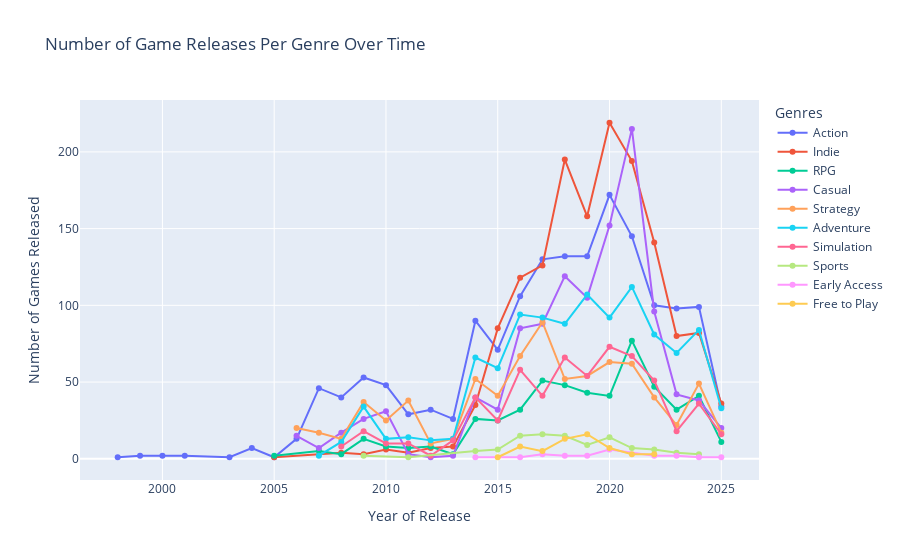

This figure's notebook cell:
### Code cell
# Genre popularity by release count over time

df_genre_analysis = df.copy()

df_genre_analysis.dropna(subset=['Genres'], inplace=True)

# --- Graph 1A: Genre Proliferation Over Time (Efficient Method) ---

# Group by year, then apply a function to count genres for that year's subset.
genre_counts_by_year = df_genre_analysis.groupby('Year released')['Genres'].apply(
    lambda x: x.str.split(',').explode().value_counts()
).reset_index()
genre_counts_by_year.columns = ['Year released', 'Genre', 'Count']

# Find the top 10 genres overall to keep the chart clean.
total_genre_counts = genre_counts_by_year.groupby('Genre')['Count'].sum()
top_10_genres = total_genre_counts.nlargest(10).index

# Filter the yearly data to only include these top genres.
df_top_genres_yearly = genre_counts_by_year[genre_counts_by_year['Genre'].isin(top_10_genres)]

df_top_genres = df_genre_analysis[df_genre_analysis['Genres'].isin(top_10_genres)]
# Group by year and genre, then count the number of games
genre_counts_by_year = df_top_genres.groupby(['Year released', 'Genres']).size().reset_index(name='count')


genre_popularity_fig = px.line(
    genre_counts_by_year,
    x='Year released',
    y='count',
    color='Genres',
    title='Number of Game Releases Per Genre Over Time',
    labels={'Year released': 'Year of Release', 'count': 'Number of Games Released'},
    markers=True,
    hover_name='Genres'
)

genre_popularity_fig.show()

### Figure 1 — Plotly figure (JSON) as saved in the notebook; plotly's stock layout.template omitted (floating-point values rounded to 4 significant figures)
{"data": [{"hovertemplate": "<b>%{hovertext}</b><br><br>Genres=Action<br>Year of Release=%{x}<br>Number of Games Released=%{y}<extra></extra>", "hovertext": ["Action", "Action", "Action", "Action", "Action", "Action", "Action", "Action", "Action", "Action", "Action", "Action", "Action", "Action", "Action", "Action", "Action", "Action", "Action", "Action", "Action", "Action", "Action", "Action", "Action", "Action", "Action"], "legendgroup": "Action", "line": {"color": "#636efa", "dash": "solid"}, "marker": {"symbol": "circle"}, "mode": "lines+markers", "name": "Action", "orientation": "v", "showlegend": true, "type": "scatter", "x": [1998, 1999, 2000, 2001, 2003, 2004, 2005, 2006, 2007, 2008, 2009, 2010, 2011, 2012, 2013, 2014, 2015, 2016, 2017, 2018, 2019, 2020, 2021, 2022, 2023, 2024, 2025], "xaxis": "x", "y": [1, 2, 2, 2, 1, 7, 1, 13, 46, 40, 53, 48, 29, 32, 26, 90, 71, 106, 130, 132, 132, 172, 145, 100, 98, 99, 34], "yaxis": "y"}, {"hovertemplate": "<b>%{hovertext}</b><br><br>Genres=Indie<br>Year of Release=%{x}<br>Number of Games Released=%{y}<extra></extra>", "hovertext": ["Indie", "Indie", "Indie", "Indie", "Indie", "Indie", "Indie", "Indie", "Indie", "Indie", "Indie", "Indie", "Indie", "Indie", "Indie", "Indie", "Indie", "Indie", "Indie"], "legendgroup": "Indie", "line": {"color": "#EF553B", "dash": "solid"}, "marker": {"symbol": "circle"}, "mode": "lines+markers", "name": "Indie", "orientation": "v", "showlegend": true, "type": "scatter", "x": [2005, 2008, 2009, 2010, 2011, 2012, 2013, 2014, 2015, 2016, 2017, 2018, 2019, 2020, 2021, 2022, 2023, 2024, 2025], "xaxis": "x", "y": [1, 4, 3, 6, 4, 7, 8, 35, 85, 118, 126, 195, 158, 219, 194, 141, 80, 82, 36], "yaxis": "y"}, {"hovertemplate": "<b>%{hovertext}</b><br><br>Genres=RPG<br>Year of Release=%{x}<br>Number of Games Released=%{y}<extra></extra>", "hovertext": ["RPG", "RPG", "RPG", "RPG", "RPG", "RPG", "RPG", "RPG", "RPG", "RPG", "RPG", "RPG", "RPG", "RPG", "RPG", "RPG", "RPG", "RPG", "RPG", "RPG"], "legendgroup": "RPG", "line": {"color": "#00cc96", "dash": "solid"}, "marker": {"symbol": "circle"}, "mode": "lines+markers", "name": "RPG", "orientation": "v", "showlegend": true, "type": "scatter", "x": [2005, 2007, 2008, 2009, 2010, 2011, 2012, 2013, 2014, 2015, 2016, 2017, 2018, 2019, 2020, 2021, 2022, 2023, 2024, 2025], "xaxis": "x", "y": [2, 5, 3, 13, 8, 7, 8, 3, 26, 25, 32, 51, 48, 43, 41, 77, 47, 32, 41, 11], "yaxis": "y"}, {"hovertemplate": "<b>%{hovertext}</b><br><br>Genres=Casual<br>Year of Release=%{x}<br>Number of Games Released=%{y}<extra></extra>", "hovertext": ["Casual", "Casual", "Casual", "Casual", "Casual", "Casual", "Casual", "Casual", "Casual", "Casual", "Casual", "Casual", "Casual", "Casual", "Casual", "Casual", "Casual", "Casual", "Casual", "Casual"], "legendgroup": "Casual", "line": {"color": "#ab63fa", "dash": "solid"}, "marker": {"symbol": "circle"}, "mode": "lines+markers", "name": "Casual", "orientation": "v", "showlegend": true, "type": "scatter", "x": [2006, 2007, 2008, 2009, 2010, 2011, 2012, 2013, 2014, 2015, 2016, 2017, 2018, 2019, 2020, 2021, 2022, 2023, 2024, 2025], "xaxis": "x", "y": [15, 7, 17, 26, 31, 3, 1, 2, 40, 32, 85, 88, 119, 105, 152, 215, 96, 42, 38, 20], "yaxis": "y"}, {"hovertemplate": "<b>%{hovertext}</b><br><br>Genres=Strategy<br>Year of Release=%{x}<br>Number of Games Released=%{y}<extra></extra>", "hovertext": ["Strategy", "Strategy", "Strategy", "Strategy", "Strategy", "Strategy", "Strategy", "Strategy", "Strategy", "Strategy", "Strategy", "Strategy", "Strategy", "Strategy", "Strategy", "Strategy", "Strategy", "Strategy", "Strategy", "Strategy"], "legendgroup": "Strategy", "line": {"color": "#FFA15A", "dash": "solid"}, "marker": {"symbol": "circle"}, "mode": "lines+markers", "name": "Strategy", "orientation": "v", "showlegend": true, "type": "scatter", "x": [2006, 2007, 2008, 2009, 2010, 2011, 2012, 2013, 2014, 2015, 2016, 2017, 2018, 2019, 2020, 2021, 2022, 2023, 2024, 2025], "xaxis": "x", "y": [20, 17, 13, 37, 25, 38, 10, 13, 52, 41, 67, 89, 52, 54, 63, 62, 40, 22, 49, 17], "yaxis": "y"}, {"hovertemplate": "<b>%{hovertext}</b><br><br>Genres=Adventure<br>Year of Release=%{x}<br>Number of Games Released=%{y}<extra></extra>", "hovertext": ["Adventure", "Adventure", "Adventure", "Adventure", "Adventure", "Adventure", "Adventure", "Adventure", "Adventure", "Adventure", "Adventure", "Adventure", "Adventure", "Adventure", "Adventure", "Adventure", "Adventure", "Adventure", "Adventure"], "legendgroup": "Adventure", "line": {"color": "#19d3f3", "dash": "solid"}, "marker": {"symbol": "circle"}, "mode": "lines+markers", "name": "Adventure", "orientation": "v", "showlegend": true, "type": "scatter", "x": [2007, 2008, 2009, 2010, 2011, 2012, 2013, 2014, 2015, 2016, 2017, 2018, 2019, 2020, 2021, 2022, 2023, 2024, 2025], "xaxis": "x", "y": [2, 11, 34, 13, 14, 12, 13, 66, 59, 94, 92, 88, 107, 92, 112, 81, 69, 84, 33], "yaxis": "y"}, {"hovertemplate": "<b>%{hovertext}</b><br><br>Genres=Simulation<br>Year of Release=%{x}<br>Number of Games Released=%{y}<extra></extra>", "hovertext": ["Simulation", "Simulation", "Simulation", "Simulation", "Simulation", "Simulation", "Simulation", "Simulation", "Simulation", "Simulation", "Simulation", "Simulation", "Simulation", "Simulation", "Simulation", "Simulation", "Simulation", "Simulation"], "legendgroup": "Simulation", "line": {"color": "#FF6692", "dash": "solid"}, "marker": {"symbol": "circle"}, "mode": "lines+markers", "name": "Simulation", "orientation": "v", "showlegend": true, "type": "scatter", "x": [2008, 2009, 2010, 2011, 2012, 2013, 2014, 2015, 2016, 2017, 2018, 2019, 2020, 2021, 2022, 2023, 2024, 2025], "xaxis": "x", "y": [8, 18, 10, 10, 2, 12, 40, 25, 58, 41, 66, 54, 73, 67, 51, 18, 36, 16], "yaxis": "y"}, {"hovertemplate": "<b>%{hovertext}</b><br><br>Genres=Sports<br>Year of Release=%{x}<br>Number of Games Released=%{y}<extra></extra>", "hovertext": ["Sports", "Sports", "Sports", "Sports", "Sports", "Sports", "Sports", "Sports", "Sports", "Sports", "Sports", "Sports", "Sports"], "legendgroup": "Sports", "line": {"color": "#B6E880", "dash": "solid"}, "marker": {"symbol": "circle"}, "mode": "lines+markers", "name": "Sports", "orientation": "v", "showlegend": true, "type": "scatter", "x": [2009, 2011, 2014, 2015, 2016, 2017, 2018, 2019, 2020, 2021, 2022, 2023, 2024], "xaxis": "x", "y": [2, 1, 5, 6, 15, 16, 15, 9, 14, 7, 6, 4, 3], "yaxis": "y"}, {"hovertemplate": "<b>%{hovertext}</b><br><br>Genres=Early Access<br>Year of Release=%{x}<br>Number of Games Released=%{y}<extra></extra>", "hovertext": ["Early Access", "Early Access", "Early Access", "Early Access", "Early Access", "Early Access", "Early Access", "Early Access", "Early Access", "Early Access"], "legendgroup": "Early Access", "line": {"color": "#FF97FF", "dash": "solid"}, "marker": {"symbol": "circle"}, "mode": "lines+markers", "name": "Early Access", "orientation": "v", "showlegend": true, "type": "scatter", "x": [2014, 2016, 2017, 2018, 2019, 2020, 2022, 2023, 2024, 2025], "xaxis": "x", "y": [1, 1, 3, 2, 2, 6, 2, 2, 1, 1], "yaxis": "y"}, {"hovertemplate": "<b>%{hovertext}</b><br><br>Genres=Free to Play<br>Year of Release=%{x}<br>Number of Games Released=%{y}<extra></extra>", "hovertext": ["Free to Play", "Free to Play", "Free to Play", "Free to Play", "Free to Play", "Free to Play", "Free to Play", "Free to Play"], "legendgroup": "Free to Play", "line": {"color": "#FECB52", "dash": "solid"}, "marker": {"symbol": "circle"}, "mode": "lines+markers", "name": "Free to Play", "orientation": "v", "showlegend": true, "type": "scatter", "x": [2015, 2016, 2017, 2018, 2019, 2020, 2021, 2022], "xaxis": "x", "y": [1, 8, 5, 13, 16, 7, 3, 3], "yaxis": "y"}], "layout": {"legend": {"title": {"text": "Genres"}, "tracegroupgap": 0}, "title": {"text": "Number of Game Releases Per Genre Over Time"}, "xaxis": {"anchor": "y", "domain": [0, 1], "title": {"text": "Year of Release"}}, "yaxis": {"anchor": "x", "domain": [0, 1], "title": {"text": "Number of Games Released"}}}}
